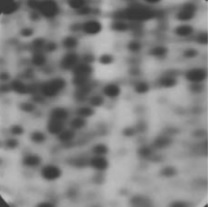
%> input picture bluraf.jpg, 208 x 207 px
$ octave wtrshd.m   (GNU Octave 9; MATLAB toolbox functions it lacks are replaced by stand-ins)
%> lines starting %> are read from the running program, lines starting %| are printed output that depends on the picture; in (x1, y1, x2, y2) boxes, pixels count from 0 and x2, y2 are one past the last pixel; in counts of white or black regions, pixels touching at a corner belong together; the program's own positions count from 1
clc;
clear all;
close all;
bw=im2bw(imread('bluraf.jpg'));
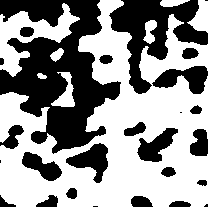
%> bw: size 207x208 logical; 57.4% white; 26 black regions (5 under 20 px), largest, box (x1, y1, x2, y2) and area: (0, 0, 121, 154) 9437, (109, 0, 208, 94) 3775, (152, 66, 208, 94) 865
figure;
imshow(bw);


figure; imshow(bw);
D = bwdist(bw);
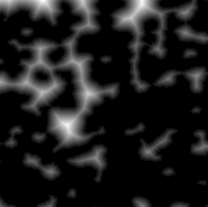
%> D: size 207x208 single; min 0, max 19, mean 2.07; drawn with min black and max white
figure; imshow(D,[]);
 D=-D;
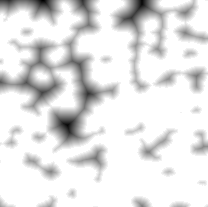
%> D: size 207x208 single; min -19, max 0, mean -2.07; drawn with min black and max white
figure; imshow(D,[]);
L = watershed(D);
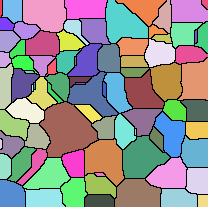
%> L: size 207x208 uint8; 87 distinct labels, from 0 to 86; one colour per label, 0 black
 %L(~bw) = 0;
figure; imshow(im2bw(L,0));
%> after `imshow(im2bw(L,0))`:
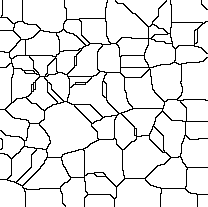
%> displayed picture: size 207x208 logical; 91% white; black in thin lines or dots
